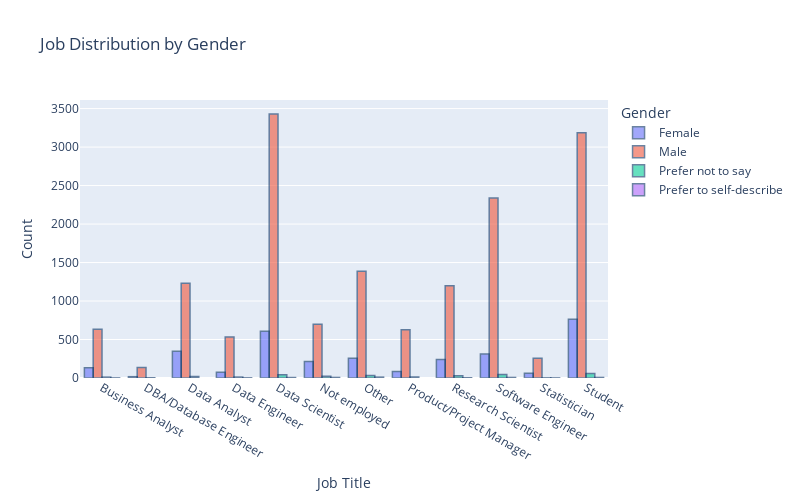

The notebook cell saved with this chart:
### Code cell
import plotly.express as px
education_gender = df.loc[:,["job title", "gender"]].groupby(["job title", "gender"]).size().reset_index()
education_gender.columns = ["Job Title", "Gender", "Count"]
fig = px.bar(education_gender, x='Job Title', y='Count', color="Gender", 
             barmode='group', title ="Job Distribution by Gender", 
             height=500, width=800)
fig.update_traces(marker_line_color='rgb(9,50,100)',
                  marker_line_width=1.5, opacity=0.6)
fig.show()

### Figure 1 — Plotly figure (JSON) as saved in the notebook; plotly's stock layout.template omitted (floating-point values rounded to 4 significant figures)
{"data": [{"alignmentgroup": "True", "hovertemplate": "Gender=Female<br>Job Title=%{x}<br>Count=%{y}<extra></extra>", "legendgroup": "Female", "marker": {"color": "#636efa", "line": {"color": "rgb(9,50,100)", "width": 1.5}}, "name": "Female", "offsetgroup": "Female", "opacity": 0.6, "orientation": "v", "showlegend": true, "textposition": "auto", "type": "bar", "x": ["Business Analyst", "DBA/Database Engineer", "Data Analyst", "Data Engineer", "Data Scientist", "Not employed", "Other", "Product/Project Manager", "Research Scientist", "Software Engineer", "Statistician", "Student"], "xaxis": "x", "y": [132, 17, 347, 76, 606, 214, 258, 83, 241, 313, 63, 764], "yaxis": "y"}, {"alignmentgroup": "True", "hovertemplate": "Gender=Male<br>Job Title=%{x}<br>Count=%{y}<extra></extra>", "legendgroup": "Male", "marker": {"color": "#EF553B", "line": {"color": "rgb(9,50,100)", "width": 1.5}}, "name": "Male", "offsetgroup": "Male", "opacity": 0.6, "orientation": "v", "showlegend": true, "textposition": "auto", "type": "bar", "x": ["Business Analyst", "DBA/Database Engineer", "Data Analyst", "Data Engineer", "Data Scientist", "Not employed", "Other", "Product/Project Manager", "Research Scientist", "Software Engineer", "Statistician", "Student"], "xaxis": "x", "y": [634, 136, 1231, 534, 3431, 699, 1387, 627, 1198, 2338, 256, 3186], "yaxis": "y"}, {"alignmentgroup": "True", "hovertemplate": "Gender=Prefer not to say<br>Job Title=%{x}<br>Count=%{y}<extra></extra>", "legendgroup": "Prefer not to say", "marker": {"color": "#00cc96", "line": {"color": "rgb(9,50,100)", "width": 1.5}}, "name": "Prefer not to say", "offsetgroup": "Prefer not to say", "opacity": 0.6, "orientation": "v", "showlegend": true, "textposition": "auto", "type": "bar", "x": ["Business Analyst", "DBA/Database Engineer", "Data Analyst", "Data Engineer", "Data Scientist", "Not employed", "Other", "Product/Project Manager", "Research Scientist", "Software Engineer", "Statistician", "Student"], "xaxis": "x", "y": [11, 3, 20, 12, 42, 22, 34, 13, 28, 47, 2, 57], "yaxis": "y"}, {"alignmentgroup": "True", "hovertemplate": "Gender=Prefer to self-describe<br>Job Title=%{x}<br>Count=%{y}<extra></extra>", "legendgroup": "Prefer to self-describe", "marker": {"color": "#ab63fa", "line": {"color": "rgb(9,50,100)", "width": 1.5}}, "name": "Prefer to self-describe", "offsetgroup": "Prefer to self-describe", "opacity": 0.6, "orientation": "v", "showlegend": true, "textposition": "auto", "type": "bar", "x": ["Business Analyst", "Data Engineer", "Data Scientist", "Not employed", "Other", "Research Scientist", "Software Engineer", "Statistician", "Student"], "xaxis": "x", "y": [1, 2, 6, 7, 11, 3, 7, 1, 7], "yaxis": "y"}], "layout": {"barmode": "group", "height": 500, "legend": {"title": {"text": "Gender"}, "tracegroupgap": 0}, "title": {"text": "Job Distribution by Gender"}, "width": 800, "xaxis": {"anchor": "y", "domain": [0, 1], "title": {"text": "Job Title"}}, "yaxis": {"anchor": "x", "domain": [0, 1], "title": {"text": "Count"}}}}
